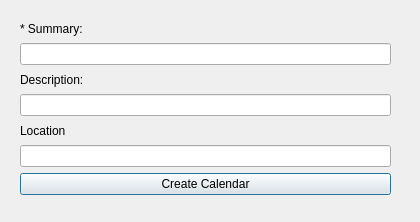
<?xml version="1.0" encoding="UTF-8"?>
<ui version="4.0">
 <class>calendar_create</class>
 <widget class="QDialog" name="calendar_create">
  <property name="geometry">
   <rect>
    <x>0</x>
    <y>0</y>
    <width>420</width>
    <height>222</height>
   </rect>
  </property>
  <property name="windowTitle">
   <string>Dialog</string>
  </property>
  <property name="locale">
   <locale language="English" country="UnitedStates"/>
  </property>
  <widget class="QWidget" name="layoutWidget">
   <property name="geometry">
    <rect>
     <x>20</x>
     <y>20</y>
     <width>371</width>
     <height>175</height>
    </rect>
   </property>
   <layout class="QVBoxLayout" name="verticalLayout_2">
    <item>
     <widget class="QLabel" name="label_4">
      <property name="text">
       <string>* Summary:</string>
      </property>
     </widget>
    </item>
    <item>
     <widget class="QLineEdit" name="summary_lineEdit"/>
    </item>
    <item>
     <widget class="QLabel" name="label_5">
      <property name="text">
       <string>Description:</string>
      </property>
     </widget>
    </item>
    <item>
     <widget class="QLineEdit" name="description_lineEdit"/>
    </item>
    <item>
     <widget class="QLabel" name="label_6">
      <property name="text">
       <string>Location</string>
      </property>
     </widget>
    </item>
    <item>
     <widget class="QLineEdit" name="location_lineEdit">
      <property name="text">
       <string/>
      </property>
     </widget>
    </item>
    <item>
     <widget class="QPushButton" name="create_pushButton">
      <property name="text">
       <string>Create Calendar</string>
      </property>
     </widget>
    </item>
   </layout>
  </widget>
 </widget>
 <resources/>
 <connections/>
</ui>
